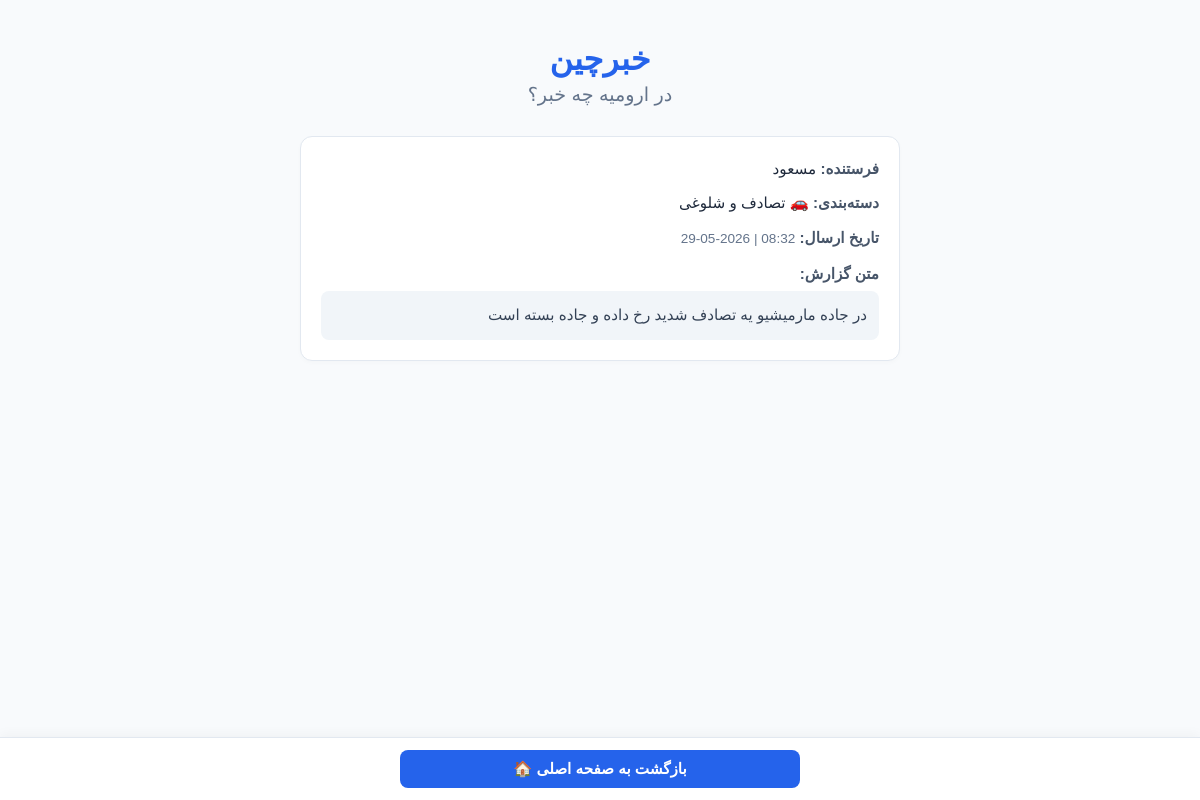
The page /kbrcheen/reports_city.php?city=ارومیه on the database its author committed.
### tables this page shows
CREATE TABLE `reports_report` (
  `id` int(11) NOT NULL,
  `display_name` varchar(50) NOT NULL,
  `text` longtext NOT NULL,
  `is_approved` tinyint(1) NOT NULL,
  `created_at` datetime(6) NOT NULL,
  `category_id` int(11) NOT NULL,
  `city_id` int(11) NOT NULL,
  `state_id` int(11) NOT NULL
);

CREATE TABLE `reports_category` (
  `id` int(11) NOT NULL,
  `title` varchar(50) NOT NULL,
  `icon` varchar(10) NOT NULL
);

### kbrcheen/reports_city.php (the view, shortened to what this page needs)
<!DOCTYPE html>
<html lang="fa" dir="rtl">
<head>
</head>
<body>
<?php
require_once 'config.php';
$city_name = $_GET["city"];
?>
<header>
    <h1>خبرچین</h1>
    <h2>در <?php echo htmlspecialchars($city_name); ?> چه خبر؟</h2>
</header>
<?php
$sql = "SELECT id FROM reports_city WHERE name = ?";
$result = $pdo->prepare($sql);
$result->execute([$city_name]);
$row = $result->fetch();
$city_id = $row["id"];
$sql_report = "SELECT display_name, text, created_at, category_id
               FROM reports_report
               WHERE city_id = ? AND is_approved = 1
               ORDER BY created_at DESC";
$result2 = $pdo->prepare($sql_report);
$result2->execute([$city_id]);
$rows2 = $result2->fetchAll();
if ($result2 && count($rows2) > 0) {
    foreach($rows2 as $row2) {
        $cat_id = $row2["category_id"];
        $sql_cat = "SELECT icon, title FROM reports_category WHERE id = ?";
        $result3 = $pdo->prepare($sql_cat);
        $result3->execute([$cat_id]);
        $row3 = $result3->fetch();
        $formatted_date = date("H:i | Y-m-d", strtotime($row2["created_at"]));
        ?>
        <div class="report-card">
            <div class="card-row">
                <span class="label">فرستنده:</span>
                <span><?php echo htmlspecialchars($row2["display_name"]); ?></span>
            </div>
            <div class="card-row">
                <span class="label">دسته‌بندی:</span>
                <span><?php echo htmlspecialchars($row3["icon"]) . " " . htmlspecialchars($row3["title"]); ?></span>
            </div>
            <div class="card-row">
                <span class="label">تاریخ ارسال:</span>
                <span style="font-size: 0.85rem; color: var(--text-muted);"><?php echo htmlspecialchars($formatted_date); ?></span>
            </div>
            <div class="card-row" style="margin-top: 12px;">
                <span class="label">متن گزارش:</span>
                <div class="text-content"><?php echo htmlspecialchars($row2["text"]); ?></div>
            </div>
        </div>
        <?php
    }
} else {
    echo "<script>alert('هنوز گزارش تایید شده‌ای برای این شهر ثبت نشده است');</script>";
    echo "<script>window.location.href='index.php';</script>";
}
?>
<div class="back-nav">
    <a href="index.php" class="btn-back">بازگشت به صفحه اصلی 🏠</a>
</div>
</body>
</html>

### kbrcheen/reports_city.php (style rules this page uses)
:root { --primary-color: #2563eb; --bg-color: #f8fafc; --card-bg: #ffffff; --text-main: #1e293b; --text-muted: #64748b; --border-color: #e2e8f0; }
* { box-sizing: border-box; margin: 0; padding: 0; font-family: 'Vazirmatn', sans-serif; }
body { background-color: var(--bg-color); color: var(--text-main); min-height: 100vh; padding: 20px 15px 80px 15px; display: flex; flex-direction: column; align-items: center; }
header { text-align: center; margin-bottom: 30px; margin-top: 20px; width: 100%; max-width: 600px; }
header h1 { font-size: 2rem; color: var(--primary-color); font-weight: 700; margin-bottom: 5px; }
header h2 { font-size: 1.2rem; color: var(--text-muted); font-weight: 400; }
.report-card { background: var(--card-bg); width: 100%; max-width: 600px; padding: 20px; border-radius: 12px; border: 1px solid var(--border-color); box-shadow: 0 2px 5px rgba(0,0,0,0.02); margin-bottom: 15px; text-align: right; }
.card-row { margin-bottom: 10px; font-size: 0.95rem; line-height: 1.6; }
.card-row:last-child { margin-bottom: 0; }
.label { font-weight: 700; color: #475569; }
.text-content { background: #f1f5f9; padding: 12px; border-radius: 8px; margin-top: 5px; color: #334155; white-space: pre-line; }
.back-nav { position: fixed; bottom: 0; left: 0; right: 0; background: rgba(255, 255, 255, 0.9); backdrop-filter: blur(8px); -webkit-backdrop-filter: blur(8px); padding: 12px; border-top: 1px solid var(--border-color); display: flex; justify-content: center; box-shadow: 0 -4px 10px rgba(0, 0, 0, 0.03); z-index: 1000; }
.btn-back { display: inline-flex; align-items: center; justify-content: center; background: var(--primary-color); color: white; text-decoration: none; padding: 10px 24px; border-radius: 8px; font-weight: 700; font-size: 0.95rem; width: 100%; max-width: 400px; text-align: center; transition: background 0.2s; }

### rows shown on the page
reports_report: display_name "مسعود", category.icon "🚗", category.title "تصادف و شلوغی", created_at "08:32 | 2026-05-29", text "در جاده مارمیشیو یه تصادف شدید رخ داده و جاده بسته است"

### other values the page prints
$city_name "ارومیه"
